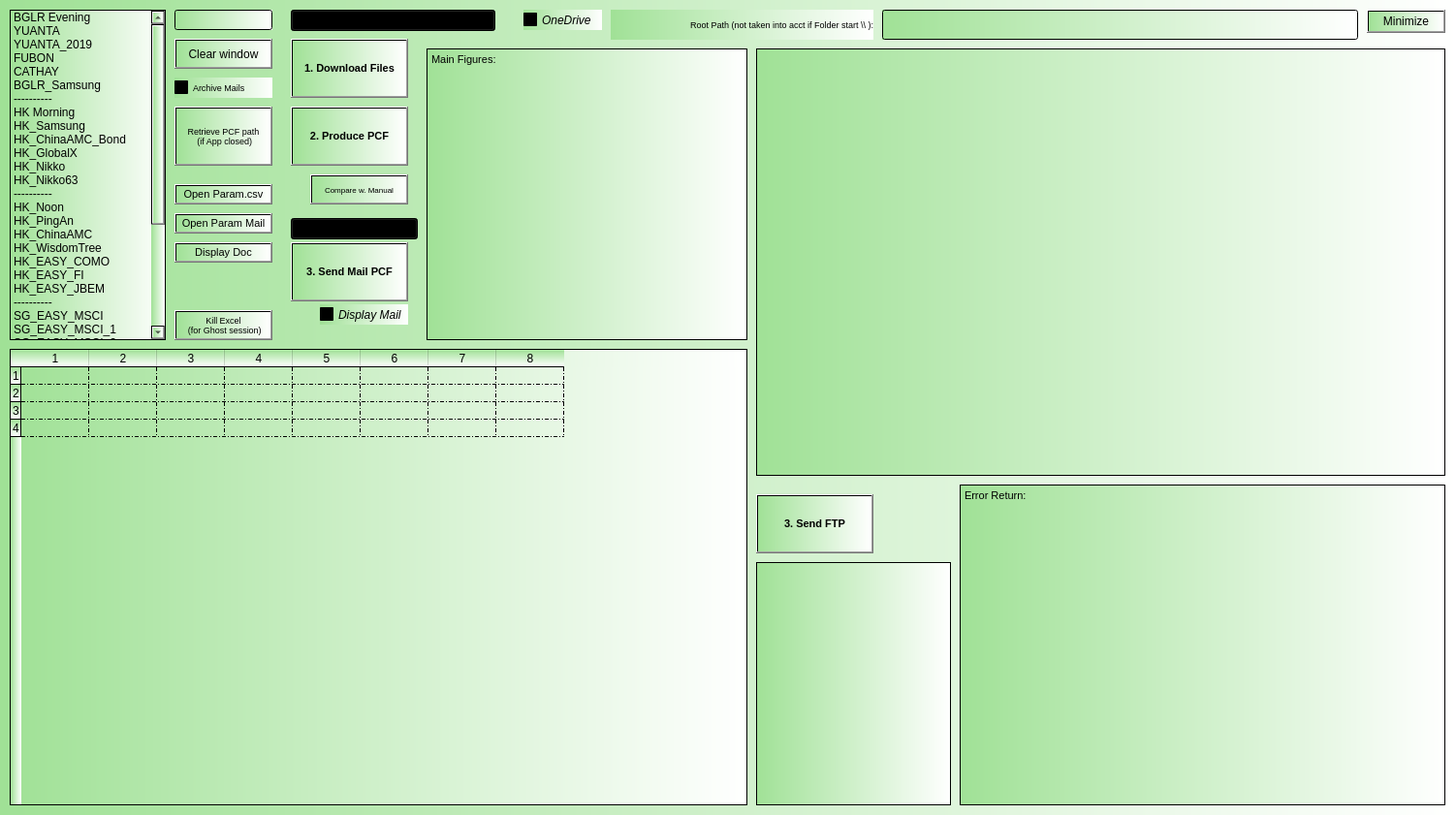
<?xml version="1.0" encoding="UTF-8"?>
<ui version="4.0">
 <class>Dialog</class>
 <widget class="QDialog" name="Dialog">
  <property name="geometry">
   <rect>
    <x>0</x>
    <y>0</y>
    <width>1502</width>
    <height>841</height>
   </rect>
  </property>
  <property name="font">
   <font>
    <strikeout>false</strikeout>
   </font>
  </property>
  <property name="cursor">
   <cursorShape>ArrowCursor</cursorShape>
  </property>
  <property name="mouseTracking">
   <bool>false</bool>
  </property>
  <property name="focusPolicy">
   <enum>Qt::WheelFocus</enum>
  </property>
  <property name="contextMenuPolicy">
   <enum>Qt::ActionsContextMenu</enum>
  </property>
  <property name="windowTitle">
   <string>Dialog</string>
  </property>
  <property name="windowOpacity">
   <double>1.000000000000000</double>
  </property>
  <property name="autoFillBackground">
   <bool>false</bool>
  </property>
  <property name="styleSheet">
   <string notr="true">background-color: qlineargradient(spread:pad, x1:0, y1:0, x2:1, y2:0, stop:0 rgba(160, 225, 150, 255), stop:1 rgba(255, 255, 255, 255));</string>
  </property>
  <widget class="QListWidget" name="listWidget_Pcf">
   <property name="geometry">
    <rect>
     <x>10</x>
     <y>10</y>
     <width>161</width>
     <height>341</height>
    </rect>
   </property>
   <property name="sortingEnabled">
    <bool>false</bool>
   </property>
   <item>
    <property name="text">
     <string>BGLR Evening</string>
    </property>
   </item>
   <item>
    <property name="text">
     <string>YUANTA</string>
    </property>
   </item>
   <item>
    <property name="text">
     <string>YUANTA_2019</string>
    </property>
   </item>
   <item>
    <property name="text">
     <string>FUBON</string>
    </property>
   </item>
   <item>
    <property name="text">
     <string>CATHAY</string>
    </property>
   </item>
   <item>
    <property name="text">
     <string>BGLR_Samsung</string>
    </property>
   </item>
   <item>
    <property name="text">
     <string>----------</string>
    </property>
   </item>
   <item>
    <property name="text">
     <string>HK Morning</string>
    </property>
   </item>
   <item>
    <property name="text">
     <string>HK_Samsung</string>
    </property>
   </item>
   <item>
    <property name="text">
     <string>HK_ChinaAMC_Bond</string>
    </property>
   </item>
   <item>
    <property name="text">
     <string>HK_GlobalX</string>
    </property>
   </item>
   <item>
    <property name="text">
     <string>HK_Nikko</string>
    </property>
   </item>
   <item>
    <property name="text">
     <string>HK_Nikko63</string>
    </property>
   </item>
   <item>
    <property name="text">
     <string>----------</string>
    </property>
   </item>
   <item>
    <property name="text">
     <string>HK_Noon</string>
    </property>
   </item>
   <item>
    <property name="text">
     <string>HK_PingAn</string>
    </property>
   </item>
   <item>
    <property name="text">
     <string>HK_ChinaAMC</string>
    </property>
   </item>
   <item>
    <property name="text">
     <string>HK_WisdomTree</string>
    </property>
   </item>
   <item>
    <property name="text">
     <string>HK_EASY_COMO</string>
    </property>
   </item>
   <item>
    <property name="text">
     <string>HK_EASY_FI</string>
    </property>
   </item>
   <item>
    <property name="text">
     <string>HK_EASY_JBEM</string>
    </property>
   </item>
   <item>
    <property name="text">
     <string>----------</string>
    </property>
   </item>
   <item>
    <property name="text">
     <string>SG_EASY_MSCI</string>
    </property>
   </item>
   <item>
    <property name="text">
     <string>SG_EASY_MSCI_1</string>
    </property>
   </item>
   <item>
    <property name="text">
     <string>SG_EASY_MSCI_2</string>
    </property>
   </item>
   <item>
    <property name="text">
     <string>SG_EASY_MSCI_3</string>
    </property>
   </item>
   <item>
    <property name="text">
     <string>SG_EASY_MSCI_4</string>
    </property>
   </item>
   <item>
    <property name="text">
     <string>----------</string>
    </property>
   </item>
   <item>
    <property name="text">
     <string>UK_Phillip_Cap</string>
    </property>
   </item>
   <item>
    <property name="text">
     <string>----------</string>
    </property>
   </item>
   <item>
    <property name="text">
     <string>US_Harvest_China</string>
    </property>
   </item>
   <item>
    <property name="text">
     <string>----------</string>
    </property>
   </item>
   <item>
    <property name="text">
     <string>HK_Samsung-ICE</string>
    </property>
   </item>
   <item>
    <property name="text">
     <string>HK_Nikko63_intra</string>
    </property>
   </item>
   <item>
    <property name="text">
     <string>BetaShares</string>
    </property>
   </item>
   <item>
    <property name="text">
     <string>Test</string>
    </property>
   </item>
  </widget>
  <widget class="QListWidget" name="listWidget_pathPcf">
   <property name="geometry">
    <rect>
     <x>780</x>
     <y>50</y>
     <width>711</width>
     <height>441</height>
    </rect>
   </property>
   <property name="font">
    <font>
     <stylestrategy>PreferDefault</stylestrategy>
    </font>
   </property>
   <property name="lineWidth">
    <number>0</number>
   </property>
   <property name="selectionMode">
    <enum>QAbstractItemView::MultiSelection</enum>
   </property>
   <property name="sortingEnabled">
    <bool>true</bool>
   </property>
  </widget>
  <widget class="QPushButton" name="push_producePcf">
   <property name="geometry">
    <rect>
     <x>300</x>
     <y>110</y>
     <width>121</width>
     <height>61</height>
    </rect>
   </property>
   <property name="font">
    <font>
     <pointsize>8</pointsize>
     <weight>75</weight>
     <bold>true</bold>
    </font>
   </property>
   <property name="focusPolicy">
    <enum>Qt::WheelFocus</enum>
   </property>
   <property name="text">
    <string>2. Produce PCF</string>
   </property>
   <property name="checkable">
    <bool>false</bool>
   </property>
   <property name="checked">
    <bool>false</bool>
   </property>
   <property name="autoDefault">
    <bool>true</bool>
   </property>
   <property name="default">
    <bool>false</bool>
   </property>
   <property name="flat">
    <bool>false</bool>
   </property>
  </widget>
  <widget class="QPushButton" name="push_Clear">
   <property name="geometry">
    <rect>
     <x>180</x>
     <y>40</y>
     <width>101</width>
     <height>31</height>
    </rect>
   </property>
   <property name="font">
    <font>
     <pointsize>9</pointsize>
    </font>
   </property>
   <property name="text">
    <string>Clear window</string>
   </property>
   <property name="checkable">
    <bool>false</bool>
   </property>
   <property name="checked">
    <bool>false</bool>
   </property>
   <property name="default">
    <bool>false</bool>
   </property>
   <property name="flat">
    <bool>false</bool>
   </property>
  </widget>
  <widget class="QCheckBox" name="checkBox_ArchiveMails">
   <property name="geometry">
    <rect>
     <x>180</x>
     <y>80</y>
     <width>101</width>
     <height>21</height>
    </rect>
   </property>
   <property name="font">
    <font>
     <pointsize>7</pointsize>
     <italic>false</italic>
     <strikeout>false</strikeout>
     <stylestrategy>PreferDefault</stylestrategy>
    </font>
   </property>
   <property name="layoutDirection">
    <enum>Qt::LeftToRight</enum>
   </property>
   <property name="text">
    <string>Archive Mails</string>
   </property>
   <property name="checked">
    <bool>false</bool>
   </property>
  </widget>
  <widget class="QLineEdit" name="lineEdit_Date">
   <property name="geometry">
    <rect>
     <x>180</x>
     <y>10</y>
     <width>101</width>
     <height>21</height>
    </rect>
   </property>
   <property name="font">
    <font>
     <pointsize>8</pointsize>
     <weight>75</weight>
     <bold>true</bold>
    </font>
   </property>
   <property name="text">
    <string/>
   </property>
  </widget>
  <widget class="QLabel" name="label_7">
   <property name="geometry">
    <rect>
     <x>630</x>
     <y>10</y>
     <width>271</width>
     <height>31</height>
    </rect>
   </property>
   <property name="font">
    <font>
     <pointsize>7</pointsize>
     <kerning>false</kerning>
    </font>
   </property>
   <property name="frameShape">
    <enum>QFrame::NoFrame</enum>
   </property>
   <property name="frameShadow">
    <enum>QFrame::Plain</enum>
   </property>
   <property name="text">
    <string>Root Path (not taken into acct if Folder start  \\ ):</string>
   </property>
   <property name="textFormat">
    <enum>Qt::RichText</enum>
   </property>
   <property name="alignment">
    <set>Qt::AlignRight|Qt::AlignTrailing|Qt::AlignVCenter</set>
   </property>
   <property name="wordWrap">
    <bool>true</bool>
   </property>
  </widget>
  <widget class="QCheckBox" name="checkBox_DevEnv">
   <property name="geometry">
    <rect>
     <x>540</x>
     <y>10</y>
     <width>81</width>
     <height>21</height>
    </rect>
   </property>
   <property name="font">
    <font>
     <italic>true</italic>
     <strikeout>false</strikeout>
     <stylestrategy>PreferDefault</stylestrategy>
    </font>
   </property>
   <property name="layoutDirection">
    <enum>Qt::LeftToRight</enum>
   </property>
   <property name="text">
    <string>OneDrive</string>
   </property>
   <property name="checked">
    <bool>true</bool>
   </property>
   <property name="tristate">
    <bool>false</bool>
   </property>
  </widget>
  <widget class="QLineEdit" name="lineEdit_folderRoot">
   <property name="geometry">
    <rect>
     <x>910</x>
     <y>10</y>
     <width>491</width>
     <height>31</height>
    </rect>
   </property>
   <property name="text">
    <string/>
   </property>
   <property name="alignment">
    <set>Qt::AlignLeading|Qt::AlignLeft|Qt::AlignVCenter</set>
   </property>
  </widget>
  <widget class="QTableWidget" name="tableWidget_comparison">
   <property name="geometry">
    <rect>
     <x>10</x>
     <y>360</y>
     <width>761</width>
     <height>471</height>
    </rect>
   </property>
   <property name="font">
    <font>
     <pointsize>7</pointsize>
    </font>
   </property>
   <property name="gridStyle">
    <enum>Qt::DashDotLine</enum>
   </property>
   <property name="cornerButtonEnabled">
    <bool>true</bool>
   </property>
   <property name="rowCount">
    <number>4</number>
   </property>
   <property name="columnCount">
    <number>8</number>
   </property>
   <attribute name="horizontalHeaderDefaultSectionSize">
    <number>70</number>
   </attribute>
   <attribute name="horizontalHeaderMinimumSectionSize">
    <number>40</number>
   </attribute>
   <attribute name="verticalHeaderDefaultSectionSize">
    <number>15</number>
   </attribute>
   <row/>
   <row/>
   <row/>
   <row/>
   <column/>
   <column/>
   <column/>
   <column/>
   <column/>
   <column/>
   <column/>
   <column/>
  </widget>
  <widget class="QPushButton" name="push_sendPCF">
   <property name="geometry">
    <rect>
     <x>300</x>
     <y>250</y>
     <width>121</width>
     <height>61</height>
    </rect>
   </property>
   <property name="font">
    <font>
     <pointsize>8</pointsize>
     <weight>75</weight>
     <bold>true</bold>
    </font>
   </property>
   <property name="focusPolicy">
    <enum>Qt::WheelFocus</enum>
   </property>
   <property name="autoFillBackground">
    <bool>false</bool>
   </property>
   <property name="text">
    <string>3. Send Mail PCF</string>
   </property>
   <property name="checkable">
    <bool>false</bool>
   </property>
   <property name="checked">
    <bool>false</bool>
   </property>
   <property name="autoDefault">
    <bool>true</bool>
   </property>
   <property name="default">
    <bool>false</bool>
   </property>
   <property name="flat">
    <bool>false</bool>
   </property>
  </widget>
  <widget class="QPushButton" name="push_loadPcf">
   <property name="geometry">
    <rect>
     <x>180</x>
     <y>110</y>
     <width>101</width>
     <height>61</height>
    </rect>
   </property>
   <property name="font">
    <font>
     <pointsize>7</pointsize>
    </font>
   </property>
   <property name="focusPolicy">
    <enum>Qt::WheelFocus</enum>
   </property>
   <property name="text">
    <string>Retrieve PCF path
 (if App closed)</string>
   </property>
   <property name="checkable">
    <bool>false</bool>
   </property>
   <property name="checked">
    <bool>false</bool>
   </property>
  </widget>
  <widget class="QCheckBox" name="checkBox_DisplayMail">
   <property name="geometry">
    <rect>
     <x>330</x>
     <y>314</y>
     <width>91</width>
     <height>21</height>
    </rect>
   </property>
   <property name="font">
    <font>
     <italic>true</italic>
     <strikeout>false</strikeout>
     <stylestrategy>PreferDefault</stylestrategy>
    </font>
   </property>
   <property name="layoutDirection">
    <enum>Qt::LeftToRight</enum>
   </property>
   <property name="text">
    <string>Display Mail</string>
   </property>
   <property name="checked">
    <bool>true</bool>
   </property>
  </widget>
  <widget class="QPushButton" name="push_downloadFiles">
   <property name="geometry">
    <rect>
     <x>300</x>
     <y>40</y>
     <width>121</width>
     <height>61</height>
    </rect>
   </property>
   <property name="font">
    <font>
     <pointsize>8</pointsize>
     <weight>75</weight>
     <bold>true</bold>
    </font>
   </property>
   <property name="focusPolicy">
    <enum>Qt::WheelFocus</enum>
   </property>
   <property name="text">
    <string>1. Download Files</string>
   </property>
   <property name="checkable">
    <bool>false</bool>
   </property>
   <property name="checked">
    <bool>false</bool>
   </property>
   <property name="autoDefault">
    <bool>true</bool>
   </property>
   <property name="default">
    <bool>false</bool>
   </property>
   <property name="flat">
    <bool>false</bool>
   </property>
  </widget>
  <widget class="QPushButton" name="push_DisplayDoc">
   <property name="geometry">
    <rect>
     <x>180</x>
     <y>250</y>
     <width>101</width>
     <height>21</height>
    </rect>
   </property>
   <property name="font">
    <font>
     <pointsize>8</pointsize>
    </font>
   </property>
   <property name="focusPolicy">
    <enum>Qt::WheelFocus</enum>
   </property>
   <property name="layoutDirection">
    <enum>Qt::LeftToRight</enum>
   </property>
   <property name="autoFillBackground">
    <bool>false</bool>
   </property>
   <property name="text">
    <string>Display Doc</string>
   </property>
   <property name="checkable">
    <bool>false</bool>
   </property>
   <property name="checked">
    <bool>false</bool>
   </property>
  </widget>
  <widget class="QPushButton" name="push_OpenParamCSV">
   <property name="geometry">
    <rect>
     <x>180</x>
     <y>190</y>
     <width>101</width>
     <height>21</height>
    </rect>
   </property>
   <property name="font">
    <font>
     <pointsize>8</pointsize>
    </font>
   </property>
   <property name="text">
    <string>Open Param.csv</string>
   </property>
   <property name="checkable">
    <bool>false</bool>
   </property>
   <property name="checked">
    <bool>false</bool>
   </property>
   <property name="default">
    <bool>false</bool>
   </property>
   <property name="flat">
    <bool>false</bool>
   </property>
  </widget>
  <widget class="QPushButton" name="push_OpenParamMailCSV">
   <property name="geometry">
    <rect>
     <x>180</x>
     <y>220</y>
     <width>101</width>
     <height>21</height>
    </rect>
   </property>
   <property name="font">
    <font>
     <pointsize>8</pointsize>
    </font>
   </property>
   <property name="text">
    <string>Open Param Mail</string>
   </property>
   <property name="checkable">
    <bool>false</bool>
   </property>
   <property name="checked">
    <bool>false</bool>
   </property>
   <property name="default">
    <bool>false</bool>
   </property>
   <property name="flat">
    <bool>false</bool>
   </property>
  </widget>
  <widget class="QPushButton" name="push_ComparePCF">
   <property name="geometry">
    <rect>
     <x>320</x>
     <y>180</y>
     <width>101</width>
     <height>31</height>
    </rect>
   </property>
   <property name="font">
    <font>
     <pointsize>6</pointsize>
    </font>
   </property>
   <property name="focusPolicy">
    <enum>Qt::WheelFocus</enum>
   </property>
   <property name="layoutDirection">
    <enum>Qt::LeftToRight</enum>
   </property>
   <property name="autoFillBackground">
    <bool>false</bool>
   </property>
   <property name="text">
    <string>Compare w. Manual</string>
   </property>
   <property name="checkable">
    <bool>false</bool>
   </property>
   <property name="checked">
    <bool>false</bool>
   </property>
  </widget>
  <widget class="QTextEdit" name="textEdit_Error">
   <property name="geometry">
    <rect>
     <x>990</x>
     <y>500</y>
     <width>501</width>
     <height>331</height>
    </rect>
   </property>
   <property name="font">
    <font>
     <pointsize>9</pointsize>
    </font>
   </property>
   <property name="lineWidth">
    <number>3</number>
   </property>
   <property name="midLineWidth">
    <number>2</number>
   </property>
   <property name="html">
    <string>&lt;!DOCTYPE HTML PUBLIC &quot;-//W3C//DTD HTML 4.0//EN&quot; &quot;http://www.w3.org/TR/REC-html40/strict.dtd&quot;&gt;
&lt;html&gt;&lt;head&gt;&lt;meta name=&quot;qrichtext&quot; content=&quot;1&quot; /&gt;&lt;style type=&quot;text/css&quot;&gt;
p, li { white-space: pre-wrap; }
&lt;/style&gt;&lt;/head&gt;&lt;body style=&quot; font-family:'MS Shell Dlg 2'; font-size:9pt; font-weight:400; font-style:normal;&quot;&gt;
&lt;p style=&quot; margin-top:0px; margin-bottom:0px; margin-left:0px; margin-right:0px; -qt-block-indent:0; text-indent:0px;&quot;&gt;&lt;span style=&quot; font-size:8.25pt;&quot;&gt;Error Return:&lt;/span&gt;&lt;/p&gt;&lt;/body&gt;&lt;/html&gt;</string>
   </property>
  </widget>
  <widget class="QTextEdit" name="textEdit_Result">
   <property name="geometry">
    <rect>
     <x>440</x>
     <y>50</y>
     <width>331</width>
     <height>301</height>
    </rect>
   </property>
   <property name="font">
    <font>
     <pointsize>9</pointsize>
    </font>
   </property>
   <property name="lineWidth">
    <number>3</number>
   </property>
   <property name="midLineWidth">
    <number>2</number>
   </property>
   <property name="html">
    <string>&lt;!DOCTYPE HTML PUBLIC &quot;-//W3C//DTD HTML 4.0//EN&quot; &quot;http://www.w3.org/TR/REC-html40/strict.dtd&quot;&gt;
&lt;html&gt;&lt;head&gt;&lt;meta name=&quot;qrichtext&quot; content=&quot;1&quot; /&gt;&lt;style type=&quot;text/css&quot;&gt;
p, li { white-space: pre-wrap; }
&lt;/style&gt;&lt;/head&gt;&lt;body style=&quot; font-family:'MS Shell Dlg 2'; font-size:9pt; font-weight:400; font-style:normal;&quot;&gt;
&lt;p style=&quot; margin-top:0px; margin-bottom:0px; margin-left:0px; margin-right:0px; -qt-block-indent:0; text-indent:0px;&quot;&gt;&lt;span style=&quot; font-size:8.25pt;&quot;&gt;Main Figures:&lt;/span&gt;&lt;/p&gt;&lt;/body&gt;&lt;/html&gt;</string>
   </property>
  </widget>
  <widget class="QPushButton" name="push_KillExcel">
   <property name="geometry">
    <rect>
     <x>180</x>
     <y>320</y>
     <width>101</width>
     <height>31</height>
    </rect>
   </property>
   <property name="font">
    <font>
     <pointsize>7</pointsize>
    </font>
   </property>
   <property name="focusPolicy">
    <enum>Qt::WheelFocus</enum>
   </property>
   <property name="text">
    <string>Kill Excel 
 (for Ghost session)</string>
   </property>
   <property name="checkable">
    <bool>false</bool>
   </property>
   <property name="checked">
    <bool>false</bool>
   </property>
  </widget>
  <widget class="QPushButton" name="push_Minimize">
   <property name="geometry">
    <rect>
     <x>1410</x>
     <y>10</y>
     <width>81</width>
     <height>24</height>
    </rect>
   </property>
   <property name="text">
    <string>Minimize</string>
   </property>
  </widget>
  <widget class="QComboBox" name="comboBox_DB">
   <property name="geometry">
    <rect>
     <x>300</x>
     <y>10</y>
     <width>211</width>
     <height>22</height>
    </rect>
   </property>
   <item>
    <property name="text">
     <string>10.233.6.147</string>
    </property>
   </item>
   <item>
    <property name="text">
     <string>D1PRDSOLADB.infocloud.local</string>
    </property>
   </item>
  </widget>
  <widget class="QListWidget" name="listWidget_filePresentFTP">
   <property name="geometry">
    <rect>
     <x>780</x>
     <y>580</y>
     <width>201</width>
     <height>251</height>
    </rect>
   </property>
   <property name="font">
    <font>
     <stylestrategy>PreferDefault</stylestrategy>
    </font>
   </property>
   <property name="lineWidth">
    <number>0</number>
   </property>
   <property name="selectionMode">
    <enum>QAbstractItemView::MultiSelection</enum>
   </property>
   <property name="sortingEnabled">
    <bool>true</bool>
   </property>
  </widget>
  <widget class="QPushButton" name="push_sendFTP">
   <property name="geometry">
    <rect>
     <x>780</x>
     <y>510</y>
     <width>121</width>
     <height>61</height>
    </rect>
   </property>
   <property name="font">
    <font>
     <pointsize>8</pointsize>
     <weight>75</weight>
     <bold>true</bold>
    </font>
   </property>
   <property name="focusPolicy">
    <enum>Qt::WheelFocus</enum>
   </property>
   <property name="autoFillBackground">
    <bool>false</bool>
   </property>
   <property name="text">
    <string>3. Send FTP</string>
   </property>
   <property name="checkable">
    <bool>false</bool>
   </property>
   <property name="checked">
    <bool>false</bool>
   </property>
   <property name="autoDefault">
    <bool>true</bool>
   </property>
   <property name="default">
    <bool>false</bool>
   </property>
   <property name="flat">
    <bool>false</bool>
   </property>
  </widget>
  <widget class="QComboBox" name="comboBox_MailType">
   <property name="geometry">
    <rect>
     <x>300</x>
     <y>225</y>
     <width>131</width>
     <height>22</height>
    </rect>
   </property>
   <item>
    <property name="text">
     <string>1. Send Client Mail</string>
    </property>
   </item>
   <item>
    <property name="text">
     <string>2. Confirm With Provider</string>
    </property>
   </item>
   <item>
    <property name="text">
     <string>3. Send Late Alert Email</string>
    </property>
   </item>
  </widget>
 </widget>
 <resources/>
 <connections/>
</ui>
